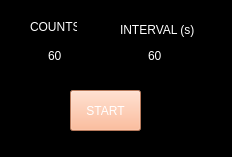
<?xml version="1.0" encoding="UTF-8"?>
<ui version="4.0">
 <class>EMISIONSTAB</class>
 <widget class="QMainWindow" name="EMISIONSTAB">
  <property name="geometry">
   <rect>
    <x>0</x>
    <y>0</y>
    <width>232</width>
    <height>157</height>
   </rect>
  </property>
  <property name="windowTitle">
   <string>Emission Stability</string>
  </property>
  <property name="styleSheet">
   <string notr="true">color: rgb(255, 255, 255);
background-color: rgb(0, 0, 0);</string>
  </property>
  <widget class="QWidget" name="centralwidget">
   <widget class="QSpinBox" name="COUNT">
    <property name="geometry">
     <rect>
      <x>20</x>
      <y>40</y>
      <width>71</width>
      <height>31</height>
     </rect>
    </property>
    <property name="alignment">
     <set>Qt::AlignCenter</set>
    </property>
    <property name="buttonSymbols">
     <enum>QAbstractSpinBox::NoButtons</enum>
    </property>
    <property name="minimum">
     <number>2</number>
    </property>
    <property name="maximum">
     <number>120</number>
    </property>
    <property name="singleStep">
     <number>2</number>
    </property>
    <property name="value">
     <number>60</number>
    </property>
   </widget>
   <widget class="QSpinBox" name="INTERVAL">
    <property name="geometry">
     <rect>
      <x>120</x>
      <y>40</y>
      <width>71</width>
      <height>31</height>
     </rect>
    </property>
    <property name="alignment">
     <set>Qt::AlignCenter</set>
    </property>
    <property name="buttonSymbols">
     <enum>QAbstractSpinBox::NoButtons</enum>
    </property>
    <property name="minimum">
     <number>0</number>
    </property>
    <property name="maximum">
     <number>180</number>
    </property>
    <property name="singleStep">
     <number>5</number>
    </property>
    <property name="value">
     <number>60</number>
    </property>
   </widget>
   <widget class="QLabel" name="label">
    <property name="geometry">
     <rect>
      <x>30</x>
      <y>20</y>
      <width>47</width>
      <height>13</height>
     </rect>
    </property>
    <property name="text">
     <string>COUNTS</string>
    </property>
   </widget>
   <widget class="QLabel" name="label_2">
    <property name="geometry">
     <rect>
      <x>120</x>
      <y>20</y>
      <width>81</width>
      <height>20</height>
     </rect>
    </property>
    <property name="text">
     <string>INTERVAL (s)</string>
    </property>
   </widget>
   <widget class="QToolButton" name="START">
    <property name="geometry">
     <rect>
      <x>70</x>
      <y>90</y>
      <width>71</width>
      <height>41</height>
     </rect>
    </property>
    <property name="styleSheet">
     <string notr="true">color: rgb(255, 255, 255);
background-color: rgb(255, 170, 127);</string>
    </property>
    <property name="text">
     <string>START</string>
    </property>
   </widget>
   <widget class="QLabel" name="Graph">
    <property name="geometry">
     <rect>
      <x>570</x>
      <y>40</y>
      <width>271</width>
      <height>311</height>
     </rect>
    </property>
    <property name="styleSheet">
     <string notr="true">background-color: rgb(170, 0, 127);</string>
    </property>
    <property name="frameShape">
     <enum>QFrame::WinPanel</enum>
    </property>
    <property name="text">
     <string/>
    </property>
    <property name="scaledContents">
     <bool>true</bool>
    </property>
   </widget>
  </widget>
  <widget class="QStatusBar" name="statusbar"/>
 </widget>
 <resources/>
 <connections/>
</ui>
